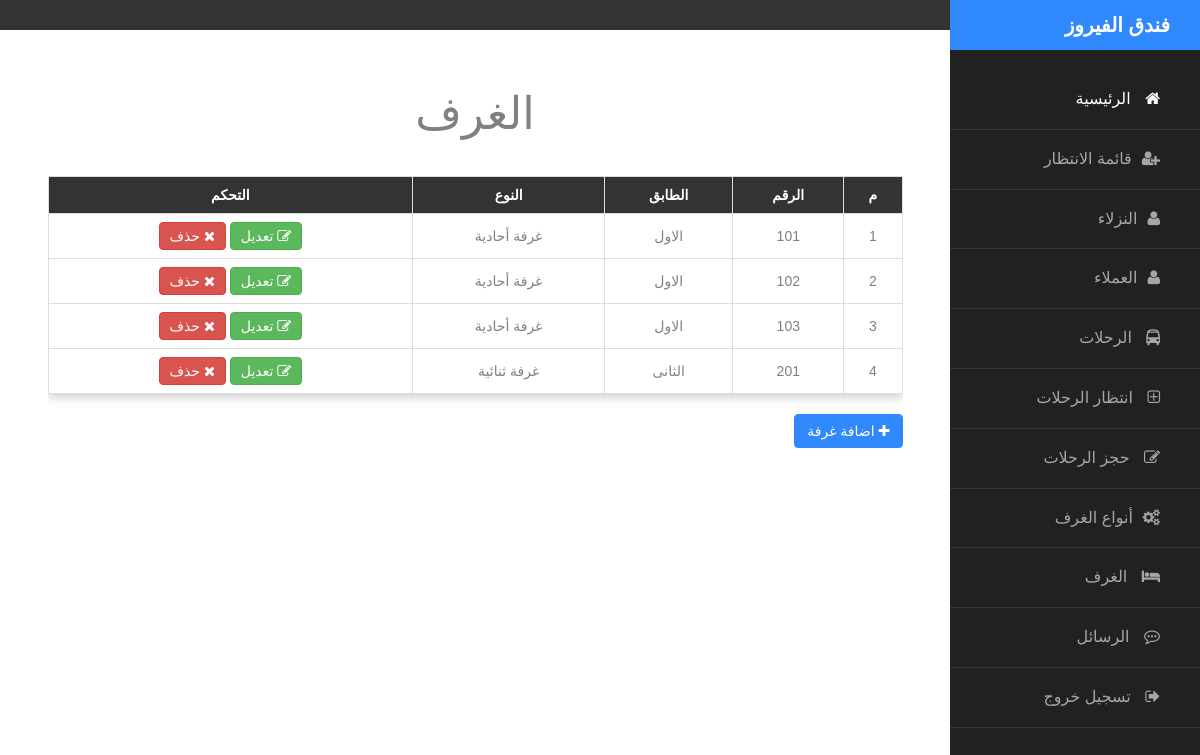
Screenshot of /admin/rooms.php (signed in) with the database file from the repository.
### tables this page shows
CREATE TABLE `rooms` (
  `room_id` int(11) NOT NULL,
  `cat_id` int(11) NOT NULL,
  `floor` varchar(10) NOT NULL,
  `number` int(11) NOT NULL
);

CREATE TABLE `room_categories` (
  `cat_id` int(11) NOT NULL,
  `cat_name` varchar(50) NOT NULL,
  `image` varchar(255) NOT NULL,
  `description` text NOT NULL
);

### admin/init.php (called while the page is built, shortened)
<?php
include 'includes/templates/header.php';

### admin/rooms.php (the view, shortened to what this page needs)
<?php
	include 'init.php';
	$sql="SELECT * FROM `rooms` INNER JOIN room_categories ON rooms.cat_id=room_categories.cat_id";
	$result=mysqli_query($connect,$sql);
	$data= array();
	while ($row=mysqli_fetch_assoc($result)) {
		$data[]=$row;
	}
?>
<?php include 'includes/templates/sidebar.php'; ?>
<h1 class="text-center" style="margin-top:50px;color:gray;margin-bottom:28px;">الغرف</h1>
			<div class="table-responsive" style="width: 90%;margin: auto;">
				<table class="main-table text-center table table-bordered">
					<tr>
						<th>م</th>
						<th>الرقم</th>
						<th>الطابق</th>
						<th>النوع</th>
						<th>التحكم</th>
					</tr>
<?php $count=1; foreach ($data as $value) { ?>
					<tr>
						<td><?php echo $count; ?></td>
						<td><?php echo $value['number']; ?></td>
						<td><?php echo $value['floor']; ?></td>
						<td><?php echo $value['cat_name']; ?></td>
 						<td>
							<a href="edit_room.php?id=<?php echo $value['room_id']; ?>" class="btn btn-success"><i class="fa fa-edit"></i>
								تعديل
							</a>
							<a href="delete_room.php?id=<?php echo $value['room_id']; ?>" class="btn btn-danger confirm"><i class="fa fa-close"></i>
								حذف</a>
						</td>
					</tr>
<?php $count++ ; } ?>
				</table>
				<a href='add_room.php' class="btn btn-primary">
				<i class="fa fa-plus"> </i> اضافة  غرفة   </a>
			</div>
</div>

### admin/includes/templates/header.php (shortened to what this page needs)
<!DOCTYPE html>
<html>
<head>
	<link rel="stylesheet" href="layout/css/bootstrap.min.css">
	<link rel="stylesheet" type="text/css" href="layout/css/font-awesome.min.css">
	<link rel="stylesheet" type="text/css" href="layout/css/backend.css">
</head>
<body>

### admin/includes/templates/sidebar.php (shortened to what this page needs)
<div class="wrapper d-flex align-items-stretch">
			<nav id="sidebar" style="text-align: right;">
	  		<h1><a href="index.html" class="logo">فندق الفيروز</a></h1>
        <ul class="list-unstyled components mb-5">
          <li class="active">
            <a href="index.php"><span class="fa fa-home mr-3"></span> الرئيسية </a>
          </li>
          <li>
              <a href="waiting.php"><span class="fa fa-user-plus mr-3"></span>قائمة الانتظار</a>
          </li>
          <li>
            <a href="guests.php"><span class="fa fa-user mr-3"></span>النزلاء</a>
          </li>
          <li>
            <a href="customers.php"><span class="fa fa-user mr-3"></span>العملاء</a>
          </li>
          <li>
            <a href="trips.php"><span class="fa fa-bus mr-3"></span> الرحلات</a>
          </li>
          <li>
            <a href="trips_waiting.php"><span class="fa fa-plus-square-o mr-3"></span> انتظار الرحلات</a>
          </li>
          <li>
            <a href="trips_customers.php"><span class="fa fa-edit mr-3"></span> حجز الرحلات</a>
          </li>
          <li>
            <a href="room_cat.php"><span class="fa fa-cogs mr-3"></span>أنواع الغرف</a>
          </li>
          <li>
            <a href="rooms.php"><span class="fa fa-bed mr-3"></span> الغرف </a>
          </li>
          <li>
            <a href="messages.php"><span class="fa fa-commenting-o mr-3"></span> الرسائل</a>
          </li>
          <li>
            <a href="logout.php"><span class="fa fa-sign-out mr-3"></span> تسجيل خروج</a>
          </li>
        </ul>
    	</nav>
      <div id="content" class="p-4 p-md-5 pt-5" style="text-align: right;">
      <div style="background-color: #333;height: 30px;width: 100%;"></div>

### admin/rooms.php (style rules this page uses)
body { direction: rtl; }

### admin/includes/templates/sidebar.php (style rules this page uses)
ul li a span { margin-left: 1rem !important; }

### rows the page displays
rooms: number "101", floor "الاول", cat.cat_name "غرفة أحادية"
rooms: number "102", floor "الاول", cat.cat_name "غرفة أحادية"
rooms: number "103", floor "الاول", cat.cat_name "غرفة أحادية"
rooms: number "201", floor "الثانى", cat.cat_name "غرفة ثنائية"
